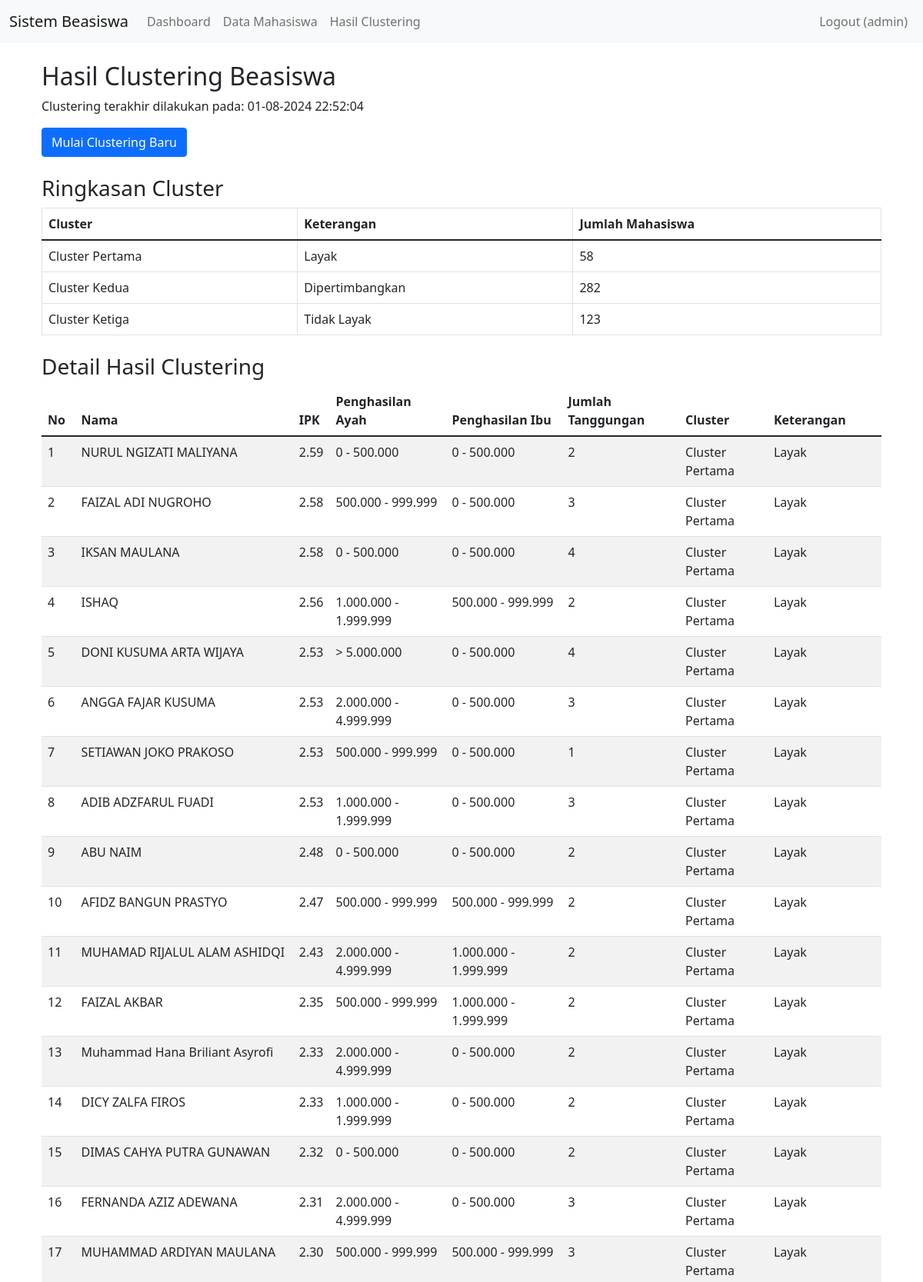
Screenshot of /hasil_clustering.php (signed in, upper part) with the database file from the repository.
### tables this page shows
CREATE TABLE `mahasiswa` (
  `id` int(11) NOT NULL,
  `nama` varchar(255) NOT NULL,
  `ipk` float NOT NULL,
  `penghasilan_ayah` enum('0 - 500.000','500.000 - 999.999','1.000.000 - 1.999.999','2.000.000 - 4.999.999','> 5.000.000') DEFAULT NULL,
  `penghasilan_ibu` enum('0 - 500.000','500.000 - 999.999','1.000.000 - 1.999.999','2.000.000 - 4.999.999','> 5.000.000') DEFAULT NULL,
  `jumlah_tanggungan` int(10) NOT NULL,
  `angkatan` varchar(10) DEFAULT NULL
);

CREATE TABLE `cluster` (
  `id` int(11) NOT NULL,
  `nama` varchar(50) NOT NULL,
  `keterangan` varchar(50) NOT NULL,
  `code` varchar(2) NOT NULL
);

### functions/clustering_functions.php (called while the page is built, shortened)
<?php
function getClusteringResults($pdo) {
    $sql = "SELECT m.id, m.nama, m.ipk, m.penghasilan_ayah, m.penghasilan_ibu, m.jumlah_tanggungan,
            c.nama as cluster_nama, c.keterangan
            FROM mahasiswa m
            JOIN hasil_clustering hc ON m.id = hc.mahasiswa_id
            JOIN cluster c ON hc.cluster_id = c.id
            ORDER BY c.id, m.ipk DESC";
    $stmt = $pdo->query($sql);
    return $stmt->fetchAll(PDO::FETCH_ASSOC);
}
function getLastClusteringDate($pdo) {
    $stmt = $pdo->query("SELECT MAX(tanggal_clustering) as last_date FROM hasil_clustering");
    $result = $stmt->fetch(PDO::FETCH_ASSOC);
    return $result['last_date'] ? date('d-m-Y H:i:s', strtotime($result['last_date'])) : 'Belum ada clustering';
}
function getClusterSummary($pdo) {
    $sql = "SELECT c.nama, c.keterangan, COUNT(hc.mahasiswa_id) as count
            FROM cluster c
            LEFT JOIN hasil_clustering hc ON c.id = hc.cluster_id
            GROUP BY c.id
            ORDER BY c.id";
    $stmt = $pdo->query($sql);
    return $stmt->fetchAll(PDO::FETCH_ASSOC);
}

### hasil_clustering.php (the view, shortened to what this page needs)
<?php
require_once 'config/database.php';
require_once 'functions/clustering_functions.php';
include 'includes/header.php';
$hasil_clustering = getClusteringResults($pdo);
$cluster_summary = getClusterSummary($pdo);
$last_clustering_date = getLastClusteringDate($pdo);
?>
<div class="container mt-4">
    <h2>Hasil Clustering Beasiswa</h2>
    <div class="mb-4">
        <p>Clustering terakhir dilakukan pada: <?php echo $last_clustering_date; ?></p>
        <form method="POST" class="mb-3">
            <button type="submit" name="start_clustering" class="btn btn-primary">Mulai Clustering Baru</button>
        </form>
    </div>
    <h3>Ringkasan Cluster</h3>
    <table class="table table-bordered mb-4">
        <thead>
            <tr>
                <th>Cluster</th>
                <th>Keterangan</th>
                <th>Jumlah Mahasiswa</th>
            </tr>
        </thead>
        <tbody>
            <?php foreach ($cluster_summary as $summary): ?>
            <tr>
                <td><?php echo htmlspecialchars($summary['nama']); ?></td>
                <td><?php echo htmlspecialchars($summary['keterangan']); ?></td>
                <td><?php echo $summary['count']; ?></td>
            </tr>
            <?php endforeach; ?>
        </tbody>
    </table>
    <h3>Detail Hasil Clustering</h3>
    <table class="table table-striped">
        <thead>
            <tr>
                <th>No</th>
                <th>Nama</th>
                <th>IPK</th>
                <th>Penghasilan Ayah</th>
                <th>Penghasilan Ibu</th>
                <th>Jumlah Tanggungan</th>
                <th>Cluster</th>
                <th>Keterangan</th>
            </tr>
        </thead>
        <tbody>
            <?php
            $no = 1;
            foreach ($hasil_clustering as $hasil):
            ?>
            <tr>
                <td><?php echo $no++; ?></td>
                <td><?php echo htmlspecialchars($hasil['nama']); ?></td>
                <td><?php echo number_format($hasil['ipk'], 2); ?></td>
                <td><?php echo htmlspecialchars($hasil['penghasilan_ayah']); ?></td>
                <td><?php echo htmlspecialchars($hasil['penghasilan_ibu']); ?></td>
                <td><?php echo $hasil['jumlah_tanggungan']; ?></td>
                <td><?php echo htmlspecialchars($hasil['cluster_nama']); ?></td>
                <td><?php echo htmlspecialchars($hasil['keterangan']); ?></td>
            </tr>
            <?php endforeach; ?>
        </tbody>
    </table>
</div>
<?php include 'includes/footer.php'; ?>

### rows the page displays
mahasiswa: nama "NURUL NGIZATI MALIYANA", ipk "2.59", penghasilan_ayah "0 - 500.000", penghasilan_ibu "0 - 500.000", jumlah_tanggungan "2", cluster.nama "Cluster Pertama", cluster.keterangan "Layak"
mahasiswa: nama "FAIZAL ADI NUGROHO", ipk "2.58", penghasilan_ayah "500.000 - 999.999", penghasilan_ibu "0 - 500.000", jumlah_tanggungan "3", cluster.nama "Cluster Pertama", cluster.keterangan "Layak"
mahasiswa: nama "IKSAN MAULANA", ipk "2.58", penghasilan_ayah "0 - 500.000", penghasilan_ibu "0 - 500.000", jumlah_tanggungan "4", cluster.nama "Cluster Pertama", cluster.keterangan "Layak"
mahasiswa: nama "ISHAQ", ipk "2.56", penghasilan_ayah "1.000.000 - 1.999.999", penghasilan_ibu "500.000 - 999.999", jumlah_tanggungan "2", cluster.nama "Cluster Pertama", cluster.keterangan "Layak"
mahasiswa: nama "DONI KUSUMA ARTA WIJAYA", ipk "2.53", penghasilan_ayah "> 5.000.000", penghasilan_ibu "0 - 500.000", jumlah_tanggungan "4", cluster.nama "Cluster Pertama", cluster.keterangan "Layak"
mahasiswa: nama "ANGGA FAJAR KUSUMA", ipk "2.53", penghasilan_ayah "2.000.000 - 4.999.999", penghasilan_ibu "0 - 500.000", jumlah_tanggungan "3", cluster.nama "Cluster Pertama", cluster.keterangan "Layak"
mahasiswa: nama "SETIAWAN JOKO PRAKOSO", ipk "2.53", penghasilan_ayah "500.000 - 999.999", penghasilan_ibu "0 - 500.000", jumlah_tanggungan "1", cluster.nama "Cluster Pertama", cluster.keterangan "Layak"
mahasiswa: nama "ADIB ADZFARUL FUADI", ipk "2.53", penghasilan_ayah "1.000.000 - 1.999.999", penghasilan_ibu "0 - 500.000", jumlah_tanggungan "3", cluster.nama "Cluster Pertama", cluster.keterangan "Layak"
mahasiswa: nama "ABU NAIM", ipk "2.48", penghasilan_ayah "0 - 500.000", penghasilan_ibu "0 - 500.000", jumlah_tanggungan "2", cluster.nama "Cluster Pertama", cluster.keterangan "Layak"
mahasiswa: nama "AFIDZ BANGUN PRASTYO", ipk "2.47", penghasilan_ayah "500.000 - 999.999", penghasilan_ibu "500.000 - 999.999", jumlah_tanggungan "2", cluster.nama "Cluster Pertama", cluster.keterangan "Layak"
mahasiswa: nama "MUHAMAD RIJALUL ALAM ASHIDQI", ipk "2.43", penghasilan_ayah "2.000.000 - 4.999.999", penghasilan_ibu "1.000.000 - 1.999.999", jumlah_tanggungan "2", cluster.nama "Cluster Pertama", cluster.keterangan "Layak"
mahasiswa: nama "FAIZAL AKBAR", ipk "2.35", penghasilan_ayah "500.000 - 999.999", penghasilan_ibu "1.000.000 - 1.999.999", jumlah_tanggungan "2", cluster.nama "Cluster Pertama", cluster.keterangan "Layak"
mahasiswa: nama "Muhammad Hana Briliant Asyrofi", ipk "2.33", penghasilan_ayah "2.000.000 - 4.999.999", penghasilan_ibu "0 - 500.000", jumlah_tanggungan "2", cluster.nama "Cluster Pertama", cluster.keterangan "Layak"
mahasiswa: nama "DICY ZALFA FIROS", ipk "2.33", penghasilan_ayah "1.000.000 - 1.999.999", penghasilan_ibu "0 - 500.000", jumlah_tanggungan "2", cluster.nama "Cluster Pertama", cluster.keterangan "Layak"
mahasiswa: nama "DIMAS CAHYA PUTRA GUNAWAN", ipk "2.32", penghasilan_ayah "0 - 500.000", penghasilan_ibu "0 - 500.000", jumlah_tanggungan "2", cluster.nama "Cluster Pertama", cluster.keterangan "Layak"
mahasiswa: nama "FERNANDA AZIZ ADEWANA", ipk "2.31", penghasilan_ayah "2.000.000 - 4.999.999", penghasilan_ibu "0 - 500.000", jumlah_tanggungan "3", cluster.nama "Cluster Pertama", cluster.keterangan "Layak"
mahasiswa: nama "MUHAMMAD ARDIYAN MAULANA", ipk "2.30", penghasilan_ayah "500.000 - 999.999", penghasilan_ibu "500.000 - 999.999", jumlah_tanggungan "3", cluster.nama "Cluster Pertama", cluster.keterangan "Layak"

### other values shown
$_SESSION['username'] "admin"
$last_clustering_date "01-08-2024 22:52:04"
$summary['nama'] "Cluster Pertama"
$summary['keterangan'] "Layak"
$summary['count'] "58"
$summary['nama'] "Cluster Kedua"
$summary['keterangan'] "Dipertimbangkan"
$summary['count'] "282"
$summary['nama'] "Cluster Ketiga"
$summary['keterangan'] "Tidak Layak"
$summary['count'] "123"
